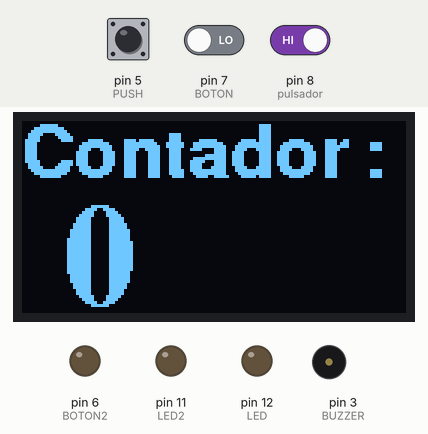
Simulated run of this sketch. Board: Arduino Uno, built with avr-gcc and run on an emulated ATmega328P. Parts: 128×64 one-colour display, output pins drawn as LEDs (lit = HIGH), buzzer (waves = sounding). The inputs (shaded band) are chosen by the test bench; at power-on: pin 5 (PUSH) HIGH, pin 7 (BOTON) LOW, pin 8 (pulsador) HIGH.

Above: at 6.2 s.
6.3 s: pin 5 (PUSH) pulled LOW for 0.15 s
At 6.39 s:
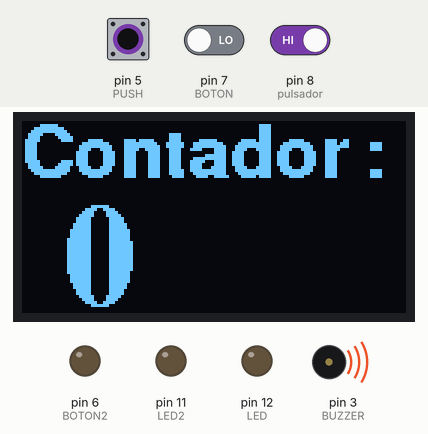
8.0 s: pin 5 (PUSH) pulled LOW for 3.2 s
At 12.3 s:
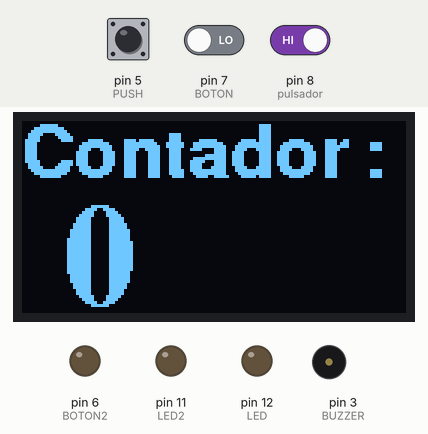
12.7 s: pin 5 (PUSH) driven LOW and pin 7 (BOTON) driven HIGH and pin 8 (pulsador) driven LOW
At 13.8 s:
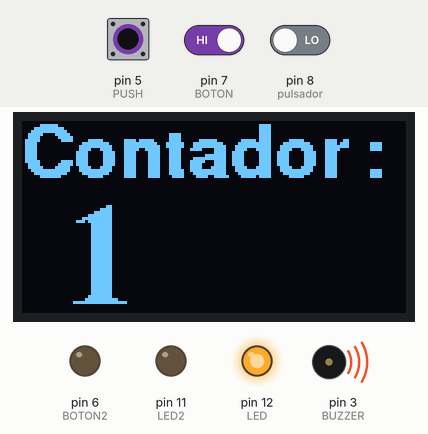
14.2 s: pin 5 (PUSH) driven HIGH
At 15.2 s:
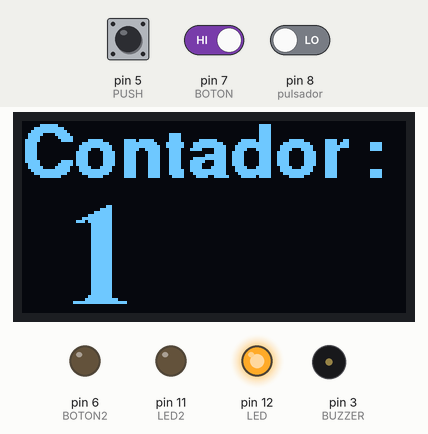
15.7 s: pin 5 (PUSH) driven LOW
At 16.1 s:
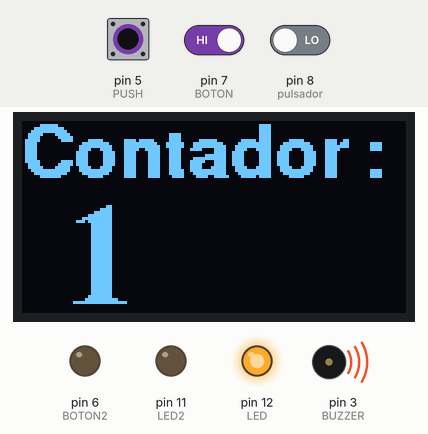
17.2 s: pin 7 (BOTON) driven LOW
At 17.8 s:
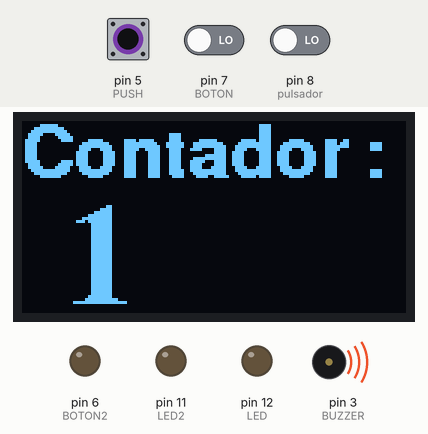
Timing chart, 0 to 19.7 s (numbered marks = the images above; inputs shaded):
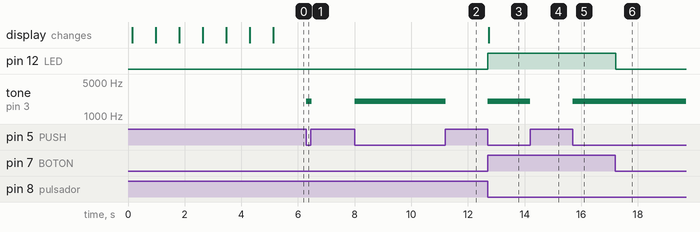

The sketch:

proyecto.ino
```cpp
  /*
***** CONEXIONES *****

DISPLAY - ARDUINO
    GND = GND
    VCC = 5V ó 3.3V
    SCL = A5
    SDA = A4
*/
#include <Adafruit_SSD1306.h>  // incluye la libreria de adafruit para el driver del display OLED
#include <Adafruit_GFX.h>  // incluye la libreria de adafruit para gestionar los efectos graficos de manera facil
#include <Fonts/FreeSerifBold24pt7b.h> // incluye una fuente disponible en el paquete de la libreria adafruit
#include <Fonts/FreeSansBold12pt7b.h> // incluye una fuente disponible en el paquete de la libreria adafruit
Adafruit_SSD1306 display(128, 64);  // declara la resolucion del display
///////////////////////////BOCINA//////////////////////////////////////
int BUZZER = 3; //DECLARO EL PIN DEL BUZZER
int PUSH = 5; //DECLARO EL PIN DEL PULSADOR
///////////////////////////GUIÑES//////////////////////////////////////
const int LED=12; //Declaro en que pin se conecta el LED
const int BOTON=7; //Declaro en que pin conecto el boton
int val;
const int LED2=11; //Declaro pin de led 2
const int BOTON2=6; //Declaro boton 2
int vall;
////////////////////////////DISPLAYCODE////////////////////////////////
int cont=-1; // valor inicial -1 para inicializar antes de contar
int pulsador=8; // pin en donde se conecta el pulsador
bool estPulActual=1; // variable donde se guarda el estado logico actual del pulsador
bool estPulAnterior=1; // variable donde se guarda el estado logico anterior del pulsador

void setup(){
  ///////////////////////////BOCINA///////////////////////////////////
  pinMode(BUZZER,OUTPUT); // DECLARO EL PIN DEL BUZZER COMO SALIDA
  pinMode(PUSH,INPUT_PULLUP); //DECLARO EL PIN DEL PULSADOR COMO ENTRADA
  ///////////////////////////GUIÑES///////////////////////////////////
  pinMode(LED,OUTPUT);
  pinMode(BOTON,INPUT);
  pinMode(LED2, OUTPUT);
  pinMode(BOTON2,OUTPUT);
  ///////////////////////////DISPLAYCODE//////////////////////////////
  pinMode(pulsador, INPUT_PULLUP); //el pin pulsador es asignado como entrada
  delay(100);  // se da una espera de 100ms para que el display inicie correctamente
  display.begin(SSD1306_SWITCHCAPVCC, 0x3C);  // inicia la comunicacion I2C con el display que tiene la direccion 0x3C
  display.setRotation(0);  // se escoje la orientacion del display puede ser 0, 1, 2 o 3
  display.setTextColor(WHITE);  // se le dice a la pantalla que el texto que se va a desplegar es en color blanco
  display.dim(false); //dejamos el brillo en maximo

  //animacion inicial
  for(int i=0;i<3;i++){
    display.clearDisplay();  // limpia el buffer del display
    display.display(); // muestra la informacion del buffer en la pantalla
    delay(800); //pausa
    display.fillRect(0, 0, 128, 64, 1);
    display.display(); // muestra la informacion del buffer en la pantalla
    delay(800); //pausa
  }

}

void loop(){
  ////////////////////////GUIÑE////////////////////////////////////
  val=digitalRead(BOTON);
if  (val==HIGH){
digitalWrite(LED,HIGH);
}
else { digitalWrite(LED,LOW);
}
vall=digitalRead(BOTON2);
if  (vall==HIGH){
digitalWrite(LED2,HIGH);
}
else { digitalWrite(LED2,LOW);
}
  ////////////////////////DISCPLAYCODE/////////////////////////////
  estPulActual=digitalRead(pulsador); //se lee el valor logico del pin de entraday se guarda en la variable estPulActual
  if((estPulAnterior==1 && estPulActual==0)|| cont==-1){ //valida si el pulsador ha cambiado de 1 a 0 ó si el contador esta en -1
    cont++; // suma 1 al valor de la variable contador
    if(cont>9){ // si el contador supera 9999
      cont=0; // devuelve el contador a 0
      }
    display.clearDisplay(); //limpia el buffer del display
    display.setFont(&FreeSansBold12pt7b); // selecciona la fuente basica por defecto
    display.setTextSize(1);  // ajusta el tamaño de texto en el minimo valor
    display.setCursor(0, 18); //(x,y) ubica en la posicion (0,10) el cursor del display
    display.print("Contador :"); //escribe "Contador:" en buffer del display
    //display.display(); // muestra la informacion del buffer en la pantalla
    display.setFont(&FreeSerifBold24pt7b); // cambia la fuente por la que incluimos al inicio del codigo
    display.setTextSize(1); // ajusta el tamaño de texto de la fuente a 2
    display.setCursor(14, 60); //(x,y) ubica en la posicion (0,50) el cursor del display
    display.print(cont); //escribe el valor en numeros de la variable contador en buffer del display
    display.display(); // muestra la informacion del buffer en la pantalla
    }
  delay(20); //pausa de 20 milisegundos
  estPulAnterior=estPulActual; //el valor booleano actual del contador ya fue procesado asi que se guarda en la variable estPulAnterior
  ////////////////////////BOCINA///////////////////////////////////
  while(digitalRead(PUSH)!= LOW); // ESPERAR A QUE SE PRECIONE EL PULSADOR
 tone(BUZZER, 2000, 64);
 delay(1);
}  // final de la funcion principal, salta al inicio del "void loop"
```

Measured:
- after the input at 6.3 s, tone on pin 3 (BUZZER): silent → 2000 Hz at once, → silent 0.19 s later
- after the input at 8.0 s, tone on pin 3 (BUZZER): silent → 2000 Hz at once, → silent 3.2 s later
- after the input at 12.7 s, pin 12 (LED): LOW → HIGH at once; tone on pin 3 (BUZZER): silent → 2000 Hz at once; the display: changes at once (image 3)
- after the input at 14.2 s, tone on pin 3 (BUZZER): 2000 Hz → silent at once
- after the input at 15.7 s, tone on pin 3 (BUZZER): silent → 2000 Hz at once
- after the input at 17.2 s, pin 12 (LED): HIGH → LOW at once
